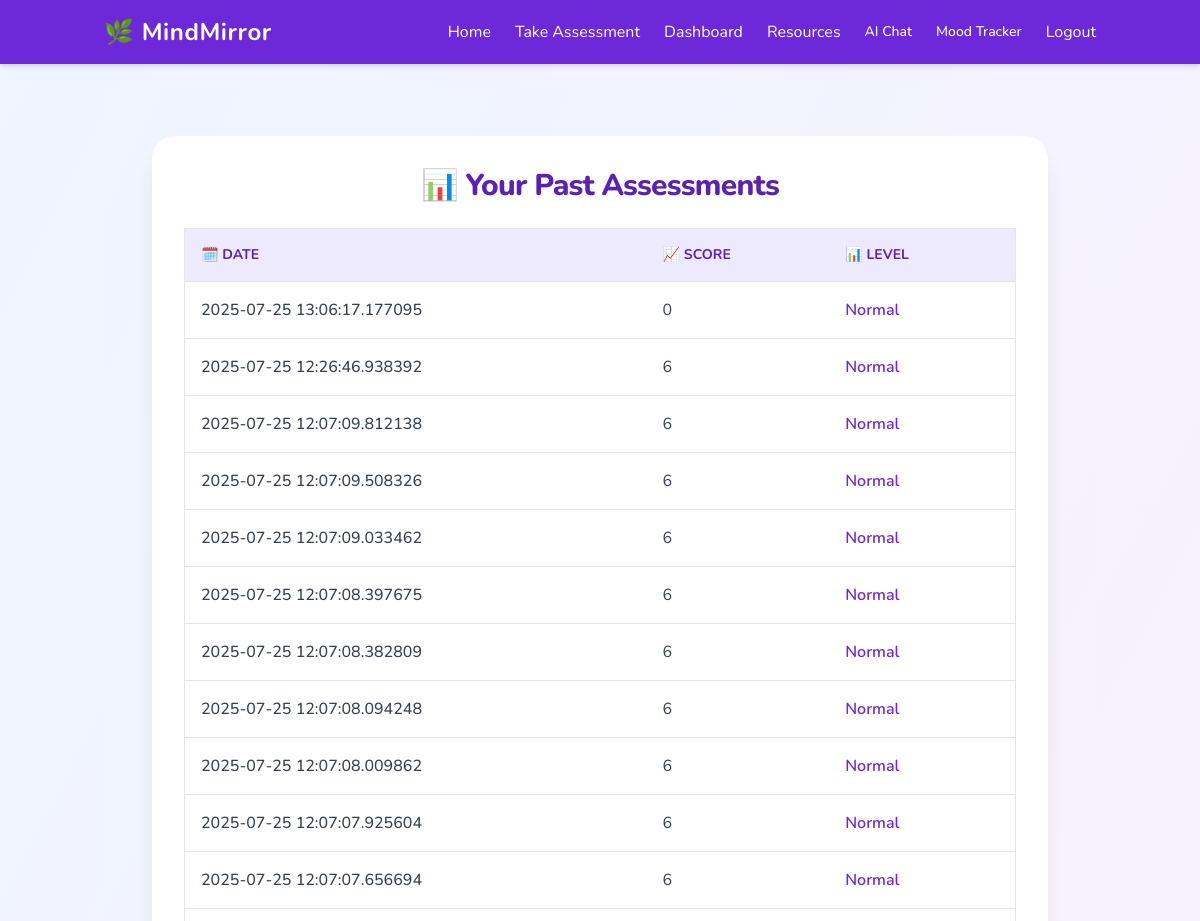
The page /dashboard (signed in, upper part) on the database as committed earlier.
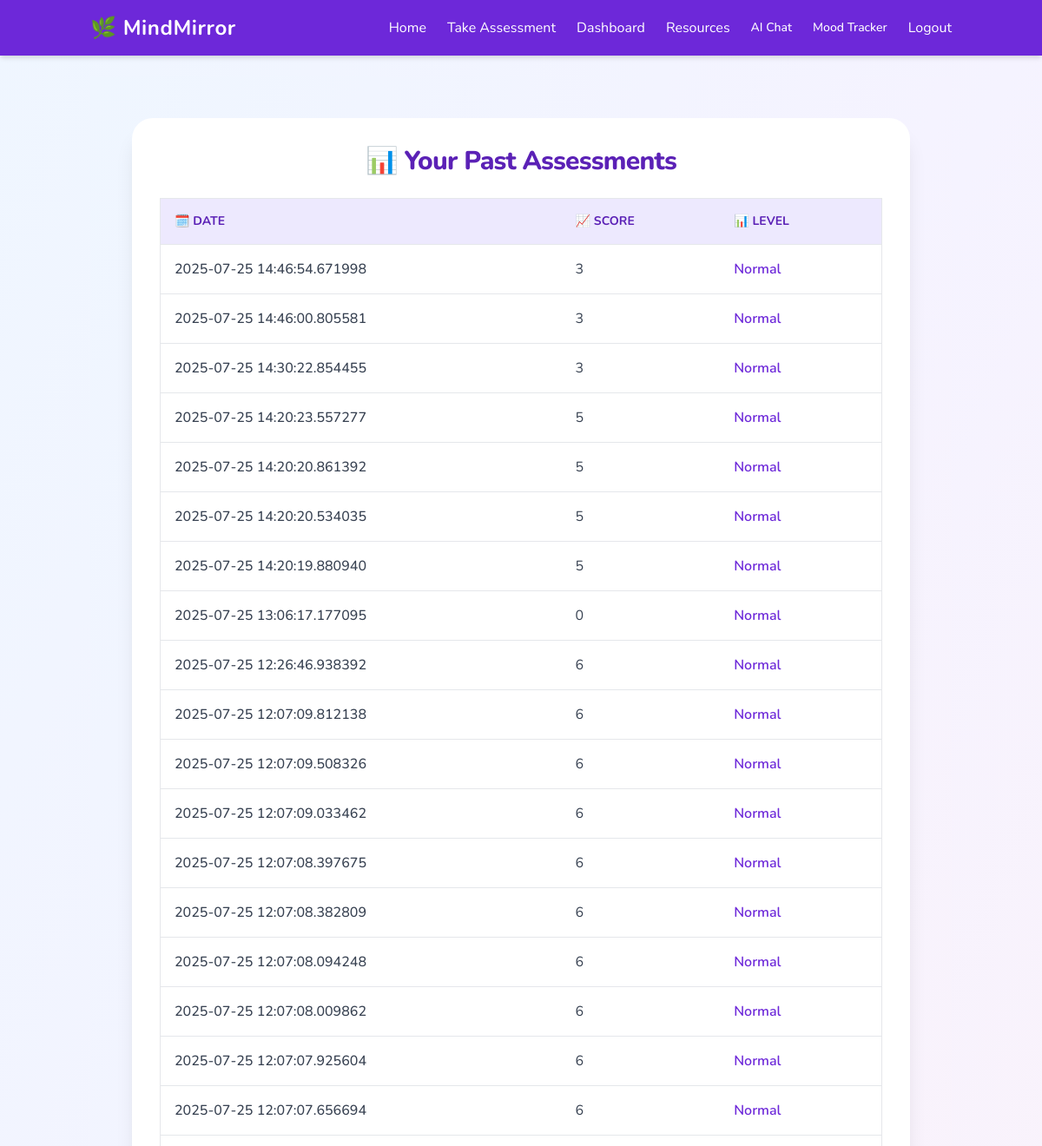
The same page on the database as committed later.
### tables this page shows
CREATE TABLE assessments (
                id INTEGER PRIMARY KEY AUTOINCREMENT,
                user_id INTEGER,
                answers TEXT,
                score INTEGER,
                level TEXT,
                created_at TIMESTAMP
            );

### app.py (the view)
@app.route('/dashboard')
def dashboard():
    if 'user_id' not in session:
        return redirect(url_for('login'))
    with sqlite3.connect('mindmirror.db') as conn:
        c = conn.cursor()
        c.execute("SELECT id, score, level, created_at FROM assessments WHERE user_id = ? ORDER BY created_at DESC", (session['user_id'],))
        assessments = c.fetchall()
    return render_template('dashboard.html', assessments=assessments)

### templates/dashboard.html (shortened to what this page needs)
{% extends "base.html" %}
{% block content %}
<div class="min-h-screen bg-gradient-to-br from-blue-50 via-purple-50 to-pink-50 py-12 px-4">
  <div class="max-w-4xl mx-auto bg-white rounded-3xl shadow-xl p-8">
    <h1 class="text-3xl font-extrabold text-center text-purple-800 mb-6 tracking-tight">
      📊 Your Past Assessments
    </h1>
    {% if assessments %}
    <div class="overflow-x-auto">
      <table class="w-full text-left border border-gray-200 rounded-xl shadow-sm">
        <thead class="bg-purple-100 text-purple-800 text-sm uppercase">
          <tr>
            <th class="p-4">🗓️ Date</th>
            <th class="p-4">📈 Score</th>
            <th class="p-4">📊 Level</th>
          </tr>
        </thead>
        <tbody class="bg-white text-gray-700">
          {% for assess in assessments %}
          <tr class="border-t border-gray-200 hover:bg-purple-50 transition">
            <td class="p-4 font-medium">{{ assess[3] }}</td>
            <td class="p-4">{{ assess[1] }}</td>
            <td class="p-4 font-semibold text-purple-700">{{ assess[2] }}</td>
          </tr>
          {% endfor %}
        </tbody>
      </table>
    </div>
    {% endif %}
  </div>
</div>
{% endblock %}

### templates/base.html (shortened to what this page needs)
<!DOCTYPE html>
<html lang="en">
<head>
    <link href="https://unpkg.com/tailwindcss@2.2.19/dist/tailwind.min.css" rel="stylesheet">
    <link rel="stylesheet" href="{{ url_for('static', filename='style.css') }}">
</head>
<body class="bg-gradient-to-br from-blue-50 via-purple-50 to-pink-50 text-gray-800 min-h-screen">
    <nav class="bg-purple-700 text-white shadow-md sticky top-0 z-50">
        <div class="container mx-auto flex justify-between items-center p-4">
            <a href="{{ url_for('home') }}" class="text-2xl font-bold tracking-wide">🌿 MindMirror</a>
            <div id="menu" class="hidden md:flex flex-col md:flex-row md:items-center space-y-2 md:space-y-0 md:space-x-6 absolute md:static top-16 left-0 w-full md:w-auto bg-purple-700 md:bg-transparent px-6 py-4 md:p-0 shadow-md md:shadow-none z-40 rounded-b-lg">
                <a href="{{ url_for('home') }}" class="hover:underline transition">Home</a>
                <a href="{{ url_for('assessment') }}" class="hover:underline transition">Take Assessment</a>
                <a href="{{ url_for('dashboard') }}" class="hover:underline transition">Dashboard</a>
                <a href="{{ url_for('resources') }}" class="hover:underline transition">Resources</a>
                <a href="{{ url_for('chat') }}" class="text-sm font-medium">AI Chat</a>
                <a href="{{ url_for('mood') }}" class="text-sm font-medium">Mood Tracker</a>
                <a href="{{ url_for('logout') }}" class="hover:underline transition">Logout</a>
            </div>
        </div>
    </nav>
    <main class="container mx-auto px-4 py-6">
        {% block content %}{% endblock %}
    </main>
</body>
</html>

### templates/base.html (style rules this page uses)
body { font-family: 'Nunito', sans-serif; }

Rows that differ between the two databases and show on the page:
added assessments: created_at "2025-07-25 14:46:54.671998", score "3", level "Normal"
added assessments: created_at "2025-07-25 14:46:00.805581", score "3", level "Normal"
added assessments: created_at "2025-07-25 14:30:22.854455", score "3", level "Normal"
added assessments: created_at "2025-07-25 14:20:23.557277", score "5", level "Normal"
added assessments: created_at "2025-07-25 14:20:20.861392", score "5", level "Normal"
added assessments: created_at "2025-07-25 14:20:20.534035", score "5", level "Normal"
added assessments: created_at "2025-07-25 14:20:19.880940", score "5", level "Normal"
